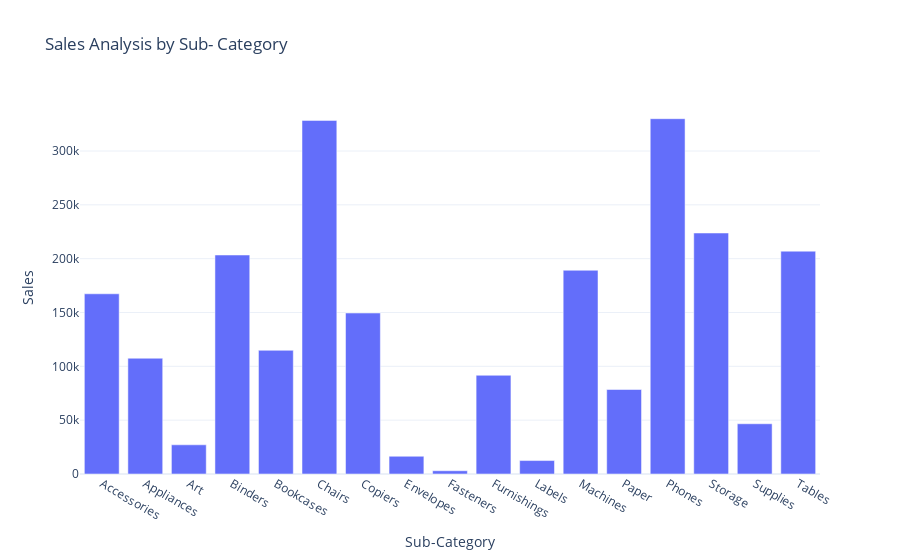

Here is the notebook cell this chart was saved with:
### Code cell
fig=px.bar(sale_by_subcategory ,x ='Sub-Category', y= 'Sales', title = "Sales Analysis by Sub- Category")
fig.show()

### Figure 1 — Plotly figure (JSON) as saved in the notebook; plotly's stock layout.template omitted (floating-point values rounded to 4 significant figures)
{"data": [{"alignmentgroup": "True", "hovertemplate": "Sub-Category=%{x}<br>Sales=%{y}<extra></extra>", "legendgroup": "", "marker": {"color": "#636efa", "pattern": {"shape": ""}}, "name": "", "offsetgroup": "", "orientation": "v", "showlegend": false, "textposition": "auto", "type": "bar", "x": ["Accessories", "Appliances", "Art", "Binders", "Bookcases", "Chairs", "Copiers", "Envelopes", "Fasteners", "Furnishings", "Labels", "Machines", "Paper", "Phones", "Storage", "Supplies", "Tables"], "xaxis": "x", "y": [167400.0, 107500.0, 27120.0, 203400.0, 114900.0, 328400.0, 149500.0, 16480.0, 3024.0, 91710.0, 12490.0, 189200.0, 78480.0, 330000.0, 223800.0, 46670.0, 207000.0], "yaxis": "y"}], "layout": {"autosize": true, "barmode": "relative", "legend": {"tracegroupgap": 0}, "title": {"text": "Sales Analysis by Sub- Category"}, "xaxis": {"anchor": "y", "autorange": true, "domain": [0, 1], "range": [-0.5, 16.5], "title": {"text": "Sub-Category"}, "type": "category"}, "yaxis": {"anchor": "x", "autorange": true, "domain": [0, 1], "range": [0, 347400.0], "title": {"text": "Sales"}, "type": "linear"}}}
